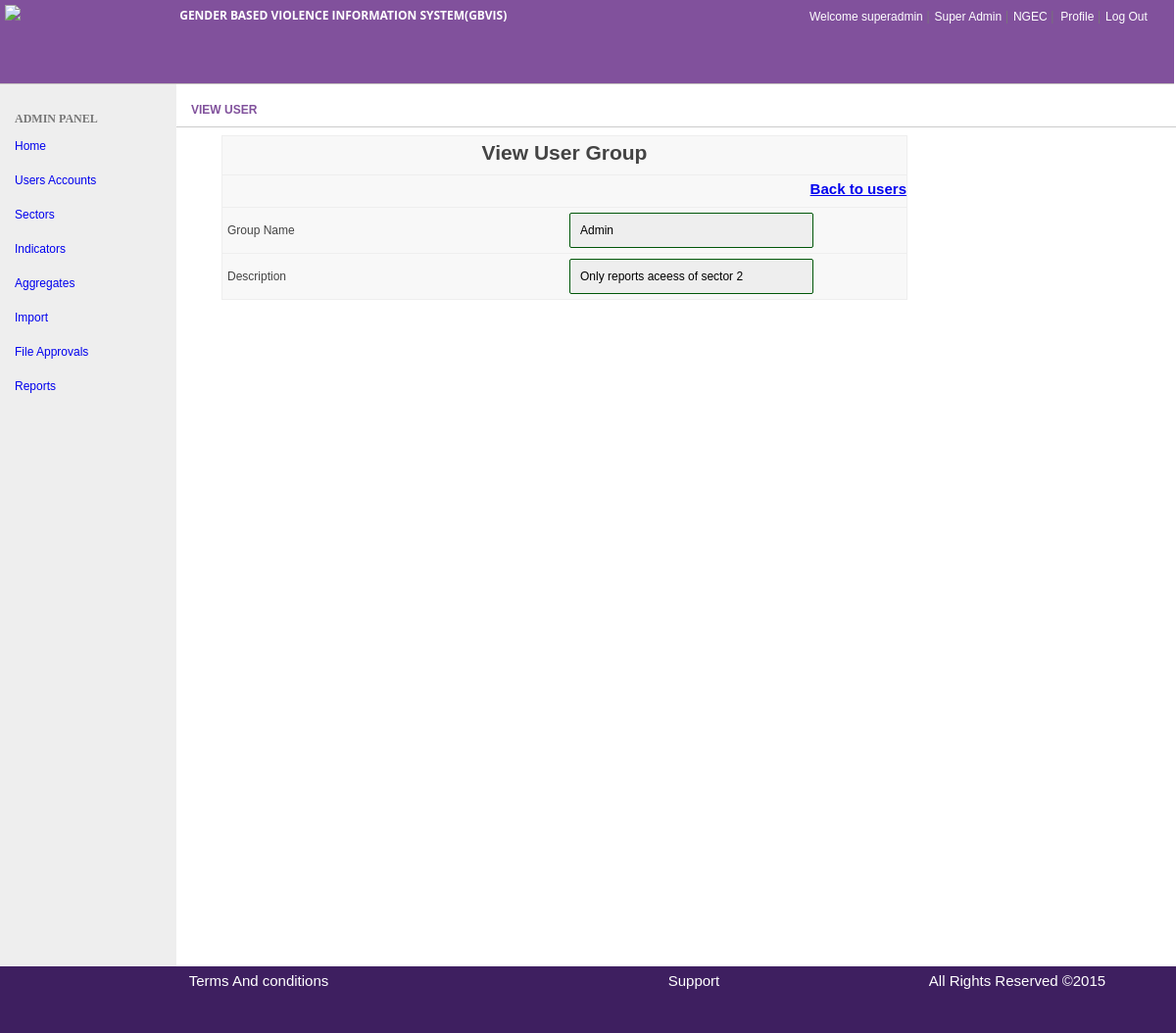
/view_usergroup.php?id=2 (signed in), run on the app's committed database.
### tables this page shows
CREATE TABLE IF NOT EXISTS `users` (
  `id` int(11) NOT NULL AUTO_INCREMENT,
  `firstname` varchar(100) NOT NULL,
  `lastname` varchar(100) NOT NULL,
  `mobile_phone` varchar(100) NOT NULL,
  `sector` varchar(100) NOT NULL,
  `username` varchar(50) NOT NULL,
  `password` varchar(50) NOT NULL,
  `email` varchar(50) NOT NULL,
  `user_group` int(11) NOT NULL,
  `join_date` datetime NOT NULL,
  PRIMARY KEY (`id`),
  UNIQUE KEY `username` (`username`)
);

CREATE TABLE IF NOT EXISTS `user_groups` (
  `id` int(11) NOT NULL AUTO_INCREMENT,
  `group_name` varchar(20) NOT NULL,
  `description` varchar(50) DEFAULT NULL,
  `created` datetime DEFAULT NULL,
  PRIMARY KEY (`id`)
);

CREATE TABLE IF NOT EXISTS `sectors` (
  `sector_id` int(10) NOT NULL AUTO_INCREMENT,
  `sector` varchar(100) NOT NULL,
  PRIMARY KEY (`sector_id`)
);

### classes/DB.class.php (called while the page is built, shortened)
<?php
class DB {
    public function processRowSet($rowSet, $singleRow = false)
    {
        $resultArray = array();
        while($row = mysql_fetch_assoc($rowSet))
        {
            array_push($resultArray, $row);
        }
        if($singleRow == true){
            return $resultArray[0];
          }
        return $resultArray;
    }
    public function processRowSetData($rowSet, $singleRow = false)
         {
         $resultArray = array();
         while($row = mysql_fetch_assoc($rowSet))
         {
            array_push($resultArray, $row);
         }
        if($singleRow == true){
            return  $resultArray;
          }
        return $resultArray;
    }
    public function select($table, $where) {
        $sql = "SELECT * FROM $table WHERE $where";
        $result = mysql_query($sql);
        if(mysql_num_rows($result) == 1)
            return $this->processRowSet($result, true);
        return $this->processRowSet($result);
    }
       public function selectData($table, $where) {
        $sql = "SELECT * FROM $table WHERE $where";
        $result = mysql_query($sql);
        if(mysql_num_rows($result) == 1)
            return $this->processRowSetData($result, true);
        return $this->processRowSetData($result);
    }
   }
?>

### classes/UserTools.class.php (called while the page is built, shortened)
<?php
require_once 'DB.class.php';
class UserTools {
	public function get($id)
	{
		$db = new DB();
		$result = $db->select('users', "id = $id");
		return new User($result);
	}
}
?>

### includes/global.inc.php (called while the page is built, shortened)
<?php
require_once 'classes/UserTools.class.php';
require_once 'classes/DB.class.php';
$userTools = new UserTools();
if(isset($_SESSION['logged_in'])) {
	$user = unserialize($_SESSION['user']);
	$_SESSION['user'] = serialize($userTools->get($user->id));
}
?>

### view_usergroup.php (the view, shortened to what this page needs)
<?php
require_once 'includes/global.inc.php';
if(isset($_SESSION['logged_in'])) {
$user = unserialize($_SESSION['user']);
$description = "";
$usergroup_id = $_GET['id'];
$get_usergroup = $db->selectData("user_groups"," id = $usergroup_id");
foreach ($get_usergroup as $urows)
{
  $group_name = $urows['group_name'];
  $description = $urows['description'];
}
include "includes/header.php";
?>
	  <div id="sidebar">
	<div class="sidebar-nav">
	</div>
	  </div>
	  <div id="main-content">
	    <div id="bread-crumbs">
	    </div>
        <div id="content-body">
		<h3 class="page-title">View user</h3>
	       <hr size="1" color="#CCCCCC">
  <div class="profile-data" align="left">
<table class="forms-table" width="700" style="">
   <form method="post" action="<?php echo $_SERVER['PHP_SELF']; ?>">
<tr>
<td colspan="2" style="font:bold 21px arial; text-align:center; border-bottom:1px solid #eee; padding:5px 0 10px 0;">View User Group</td></tr>
<tr>
<td colspan="2" style="font:bold 21px arial; text-align:center; border-bottom:1px solid #eee; padding:5px 0 10px 0;"><p style="float:right; font-size:15px;">  <a href="users_accounts.php">Back to users</a></p><p id="msgDsp" STYLE="color:#FF0000; font-size:14px; "></p>
</td></tr>
<tr>
<td width="50%" class="table-td-input">Group  Name</td>
<td width="50%" class="table-td-input"><div id='t1'><input type="text" name="group_name" id="lastname" value="<?php echo $group_name; ?>" readonly class=form_textbox_inputs></div></td>
</tr>
<tr>
<td width="50%" class="table-td-input">Description</td>
<td width="50%" class="table-td-input"><div id='t1'><input type="text" name="description" id="lastname" value="<?php echo $description; ?>" readonly  class=form_textbox_inputs></div></td>
</tr>
</form>
</table>
<br clear="all">
<br clear="all">
</div><br clear="all">
	    </div>
	  </div>
 <?php
	}
else
{
	header("Location: login.php");
}
?>

### includes/header.php (shortened to what this page needs)
 <?php
            $user_sector_name= $user->sector;
            $Logged_user_group =$user->user_group;
            $group_results = $db->selectData("user_groups","id = $Logged_user_group");
              foreach ($group_results as $urows)
                      {
                      $Logged_group = $urows['group_name'];
                      }
             $sector_results = $db->selectData("sectors","sector_id = $user_sector_name");
              foreach ($sector_results as $urows)
                      {
                      $user_sector = $urows['sector'];
                      }
              ?>
<!DOCTYPE html PUBLIC "-//W3C//DTD XHTML 1.0 Transitional//EN" "http://www.w3.org/TR/xhtml1/DTD/xhtml1-transitional.dtd">
<html>
<head>
<link href="css/style.css" rel="stylesheet" type="text/css">
<link href="css/style2.css" rel="stylesheet" type="text/css">
<link href="css/login_style.css" rel="stylesheet" type="text/css">
<link href="css/popupcss.css" rel="stylesheet" type="text/css">
<link href="css/popup.css" rel="stylesheet" type="text/css">
<link href="css/modal.css" rel="stylesheet" type="text/css">
<link href="css/bootstrap/bootstrap.css" rel="stylesheet" media="screen"/>
 <link rel="stylesheet" href="/js/jquery-ui-1.11.2.custom/jquery-ui.css">
</head>
<body>
<div id="gbiv-wrapper">
<div id="header">
   <div class="logo">
      <img src="images/logo.png" height="70" />
	</div>
    <div class="menuLinks">
	  <div class="top-menuLinks">
	   <div class="system-title">
	  <h3 class="title-name">Gender Based Violence Information System(GBVIS)</h3>
      </div>
	  <div class="user_status_nav">
	    <section class="login-status-sec">
		<font style="font-family:Verdana, Geneva, sans-serif; font-size:12px; color:white;padding-right:2px;"> Welcome <?php echo  $user->username;?></font>|
		<font style="font-family:Verdana, Geneva, sans-serif; font-size:12px; color:white;padding-right:2px;"> <?php echo $Logged_group; ?></font>|
		<font style="font-family:Verdana, Geneva, sans-serif; font-size:12px; color:white;padding-right:2px;"> <?php echo $user_sector; ?></font>|
           <a href="profile.php" align="left" style="font-family:Verdana, Geneva, sans-serif; font-size:12px; color:white; text-decoration:none;padding-right:2px;padding-left:2px;">Profile</a>|
            <a href="logout.php" align="left" style="font-family:Verdana, Geneva, sans-serif; font-size:12px; color:white; text-decoration:none;padding-right:2px;">Log Out</a>
	   </section>
	</div>
	</div>
	<div class="bottom-menuLinks">
	</div>
	 </div>
 </div>
 <div id="gbvis-main">

### css/style.css (style rules this page uses)
html { color: #000; background: none repeat scroll 0% 0% #FFF; }
body { color: #777; font-size: 12px; font-family: "Open Sans",Tahoma,Arial sans-serif; font-style: normal; font-weight: normal; }
body, div, dl, dt, dd, ul, ol, li, h1, h2, h3, h4, h5, h6, pre, code, form, fieldset, legend, input, textarea, p, blockquote, th, td, address { margin: 0px; padding: 0px; }
h3 { font-size: 12px; text-transform: uppercase; line-height: 22px; }
#gbiv-wrapper { font-size: 100%; line-height: 2; min-height: 975px; min-width: 1024px; width: 100%; height:100% }
#header { width:99%; margin: 0px 0px; padding: 5px; background:#81519C; border-bottom:1px solid #c6c2c1; height: 75px; display: inline-flex; }
.logo { float:left;width:15%; height:100%; min-width:168px; }
#header .menuLinks { float: left; width:85%; }
#header .menuLinks .top-menuLinks { float:left;width:98%; height:70%; display: inline-flex; }
#header .menuLinks .top-menuLinks .system-title { float:left;width:54%; height:100%; }
#header .menuLinks .top-menuLinks .user_status_nav { float:right;width:46%; height:100%; }
#header .menuLinks .bottom-menuLinks { loat:left;width:98%; height:30%; }
.title-name { text-size:18px; color:white; font-family: TStar-Bol width:25%; }
.login-status-sec { float:right; }
#gbvis-main { overflow: hidden; width:100%; height:80%; min-height:900px; display:block; }
#sidebar { display:block; width:15%; float:left; background: none repeat scroll 0% 0% #EEE; height:100%; min-height: 900px; }
.sidebar-nav { margin-left:15px; }
#main-content { display:block; background-color: #FFF; width:85%; height:100%; float:left; min-height: 900px; }
#bread-crumbs { background: none repeat scroll 0px center transparent; width:100%; height:5%; min-height:15px; }
#content-body { width:100%; height:88%; min-height:800px; overflow-y: hide; }
.page-title { font-family:Verdana, Geneva, sans-serif; font-size:12px; color:#81519C;padding-left:15px; }
.profile-data { width:96%; font-family: "Open Sans",Arial sans-serif; font-size: 12px; font-weight: normal; line-height: 26px; color: #444; margin-left:11px;padding-left:5px; height: 98%; overflow-y: hide; min-height: 500px; }
.form_textbox_inputs { min-width:150px; width:67%;height:20px;font-family:Verdana, Geneva, sans-serif; font-size:12px;padding:7px; padding-left:10px; padding-right:10px;border: 1px solid #99e;outline:none;border-radius: 2px;-moz-border-radius: 2px;-webkit-border-radius:2px; line-height:20px; }
.forms-table { margin:8px 20px 16px 30px; background:#f8f8f8; border:1px solid #eee; padding:10px; }
.table-td-input { border-bottom:1px solid #eee; padding:5px; }
.logo img { height:70px; }

### data on the page
users: username "superadmin"
user_groups: group_name "Super Admin"
sectors: sector "NGEC"
user_groups: group_name "Admin", description "Only reports aceess of sector 2"
